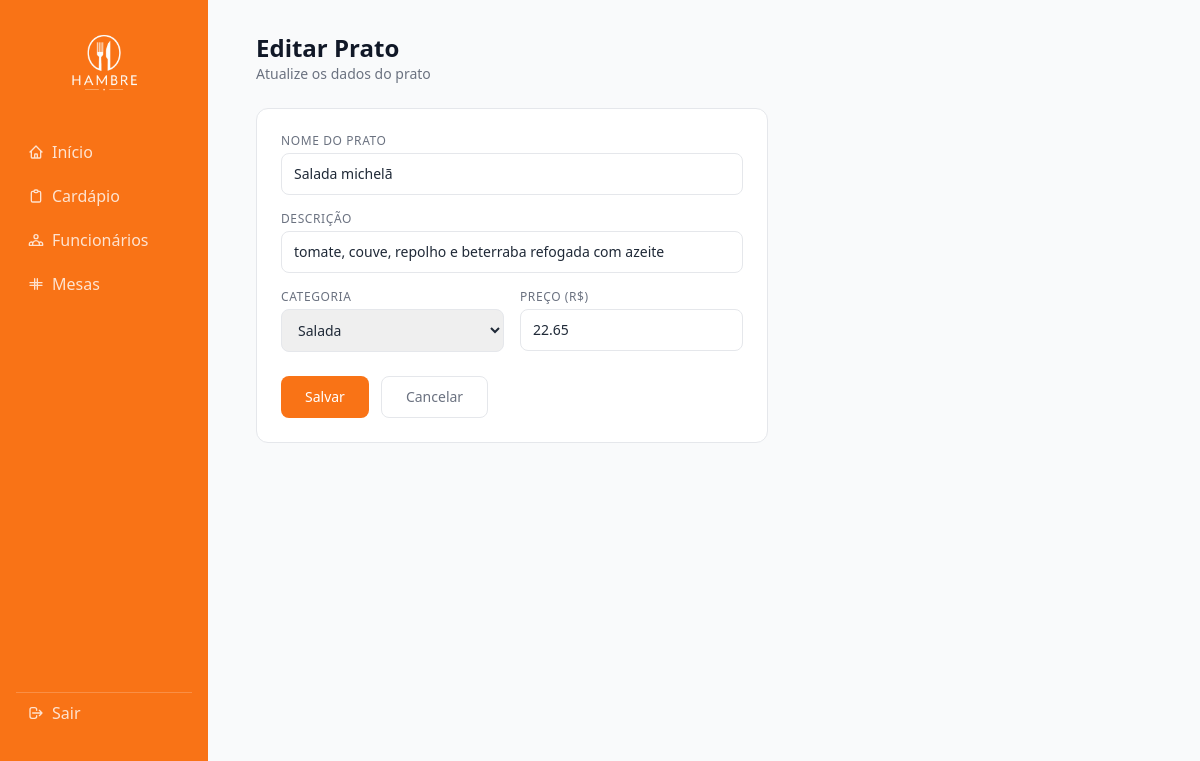
The app's page /cardapio/editar.php?id=17 with its own data.
### tables this page shows
CREATE TABLE `cardapio` (
  `id` int NOT NULL,
  `nome` varchar(100) DEFAULT NULL,
  `descricao` text,
  `categoria` varchar(100) NOT NULL,
  `preco` decimal(10,2) DEFAULT NULL
);

### cardapio/funcoes.php (called while the page is built, shortened)
<?php
function obterPrato($con, $id) {
    $stmt = $con->prepare("SELECT * FROM cardapio WHERE id = :id");
    $stmt->bindValue(':id', $id);
    $stmt->execute();
    return $stmt->fetch(PDO::FETCH_OBJ);
}
?>

### cardapio/editar.php (the view, shortened to what this page needs)
<?php
if (isset($_GET['id'])) {
    require_once "../conexao.php";
    require_once "funcoes.php";
    $id = $_GET['id'];
    $prato = obterPrato($con, $id);
} else {
    echo "ID do prato não fornecido.";
    exit;
}
?>
<?php include '../sidebar.php'; ?>
<div class="mb-6">
    <h1 class="text-2xl font-bold text-gray-900">Editar Prato</h1>
    <p class="text-sm text-gray-500">Atualize os dados do prato</p>
</div>
<div class="bg-white rounded-xl border border-gray-200 p-6 max-w-lg">
    <form action="" method="post" class="space-y-4">
        <div>
            <label class="block text-xs font-medium text-gray-500 uppercase tracking-wider mb-1">Nome do Prato</label>
            <input type="text" name="nome" value="<?= htmlspecialchars($prato->nome) ?>" required
            class="w-full border border-gray-200 rounded-lg px-3 py-2.5 text-sm text-gray-800 outline-none focus:border-orange-400 focus:ring-2 focus:ring-orange-100 transition">
        </div>
        <div>
            <label class="block text-xs font-medium text-gray-500 uppercase tracking-wider mb-1">Descrição</label>
            <input type="text" name="descricao" value="<?= htmlspecialchars($prato->descricao) ?>" required
            class="w-full border border-gray-200 rounded-lg px-3 py-2.5 text-sm text-gray-800 outline-none focus:border-orange-400 focus:ring-2 focus:ring-orange-100 transition">
        </div>
        <div class="grid grid-cols-2 gap-4">
            <div>
                <label class="block text-xs font-medium text-gray-500 uppercase tracking-wider mb-1">Categoria</label>
                <select name="categoria" required
                    class="w-full border border-gray-200 rounded-lg px-3 py-2.5 text-sm text-gray-800 outline-none focus:border-orange-400 focus:ring-2 focus:ring-orange-100 transition">
                    <option value="Salada" <?= $prato->categoria == 'Salada' ? 'selected' : '' ?>>Salada</option>
                </select>
            </div>
            <div>
                <label class="block text-xs font-medium text-gray-500 uppercase tracking-wider mb-1">Preço (R$)</label>
                <input type="number" step="0.01" name="preco" value="<?= $prato->preco ?>" required
                class="w-full border border-gray-200 rounded-lg px-3 py-2.5 text-sm text-gray-800 outline-none focus:border-orange-400 focus:ring-2 focus:ring-orange-100 transition">
            </div>
        </div>
        <div class="flex gap-3 pt-2">
            <button type="submit"
                class="bg-orange-500 hover:bg-orange-600 text-white font-medium text-sm px-6 py-2.5 rounded-lg transition">
                Salvar
            </button>
            <a href="index.php"
                class="border border-gray-200 text-gray-500 hover:bg-gray-50 font-medium text-sm px-6 py-2.5 rounded-lg transition">
                Cancelar
            </a>
        </div>
    </form>
</div>
</main>
</body>
</html>

### records on screen
cardapio: nome "Salada michelã", descricao "tomate, couve, repolho e beterraba refogada com azeite", categoria "Salada", preco "22.65"
